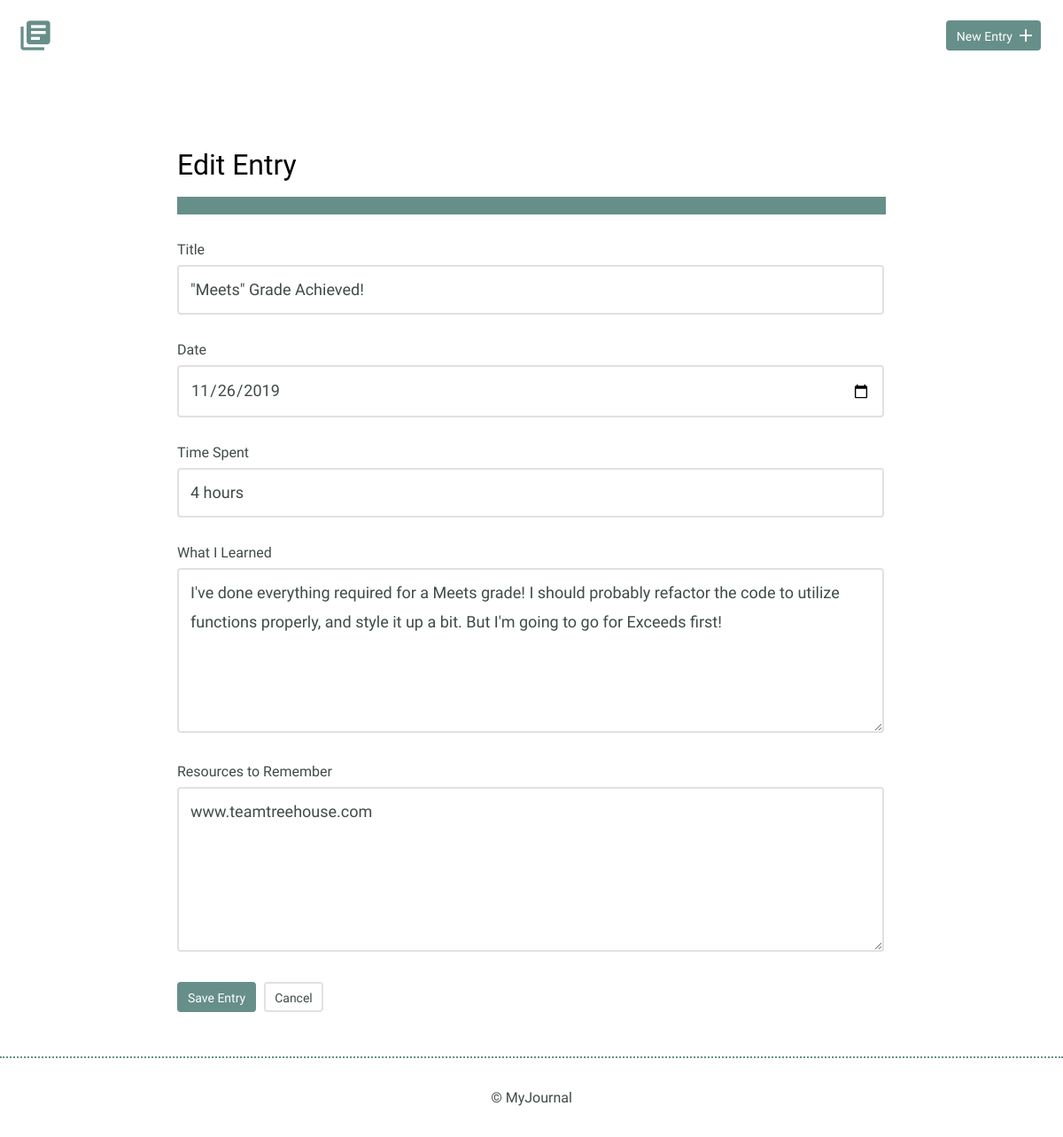
Before: /entry.php?id=5 with the older database file.
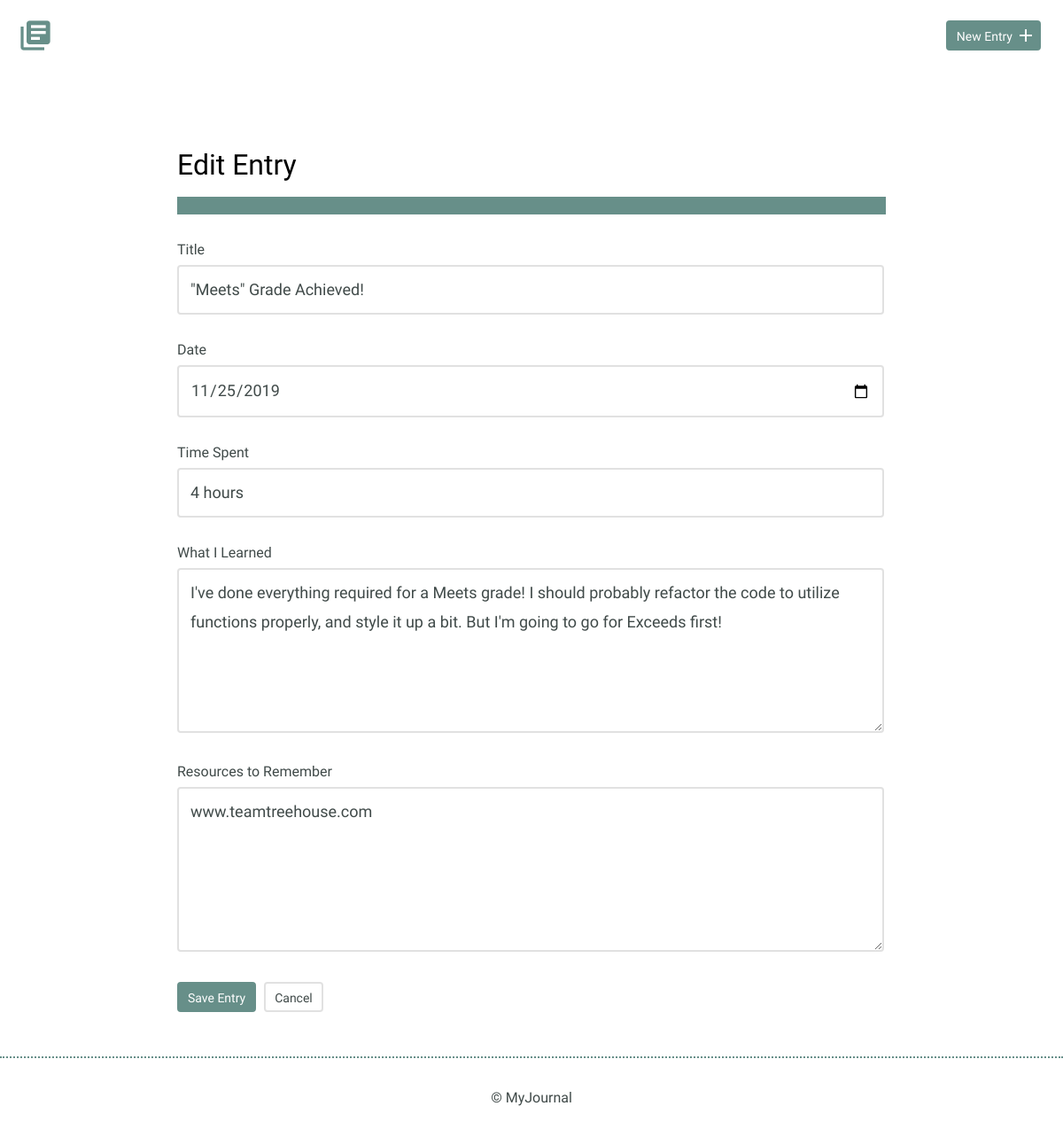
After: the same page with the newer database file.
### tables this page shows
CREATE TABLE "entries" (
	"id"	INTEGER,
	"title"	TEXT,
	"date"	TEXT,
	"time_spent"	INTEGER,
	"learned"	BLOB,
	"resources"	BLOB,
	"tags"	BLOB,
	PRIMARY KEY("id")
);

### entry.php (the view, shortened to what this page needs)
<?php
include('./inc/functions.php');
$id = $title = $date = $time_spent = $learned = $resources = $error_message ="";
if (isset($_GET['id'])){
  $id = filter_input(INPUT_GET,'id',FILTER_SANITIZE_NUMBER_INT);
  $results = $db->prepare('SELECT * FROM entries WHERE id=?');
  $results->bindParam(1, $id,PDO::PARAM_INT);
  $results->execute();
  $entry = $results->fetch(PDO::FETCH_ASSOC);
  $title=$entry['title'];
  $date=$entry['date'];
  $time_spent=$entry['time_spent'];
  $learned=$entry['learned'];
  $resources=$entry['resources'];
}
include('./inc/header.php');
?>
<section>
  <div class="container">
    <div class="entry">
      <h2><?php if(empty($id)){echo "New";} else {echo "Edit";} ?> Entry</h2>
      <div class="error_message">
        <p><?php echo $error_message; ?></p>
      </div>
      <form method="post">
        <label for="title"> Title</label>
        <input id="title" type="text" name="title" value="<?= $title; ?>"><br>
        <label for="date">Date</label>
        <input id="date" type="date" name="date" value="<?= $date; ?>"><br>
        <label for="time-spent"> Time Spent</label>
        <input id="time-spent" type="text" name="timeSpent" value="<?= $time_spent; ?>"><br>
        <label for="what-i-learned">What I Learned</label>
        <textarea id="what-i-learned" rows="5" name="whatILearned"><?= $learned; ?></textarea>
        <label for="resources-to-remember">Resources to Remember</label>
        <textarea id="resources-to-remember" rows="5" name="ResourcesToRemember"><?= $resources; ?></textarea>
        <input type="submit" value="<?php if(empty($id)){echo "Publish";} else {echo "Save";} ?> Entry" class="button">
        <a href="#" class="button button-secondary">Cancel</a>
      </form>
    </div>
  </div>
</section>
<?php
include('./inc/footer.php');
?>

Changed rows visible on the page:
changed entries "\"Meets\" Grade Achieved!": date "11/26/2019" → "11/25/2019"
